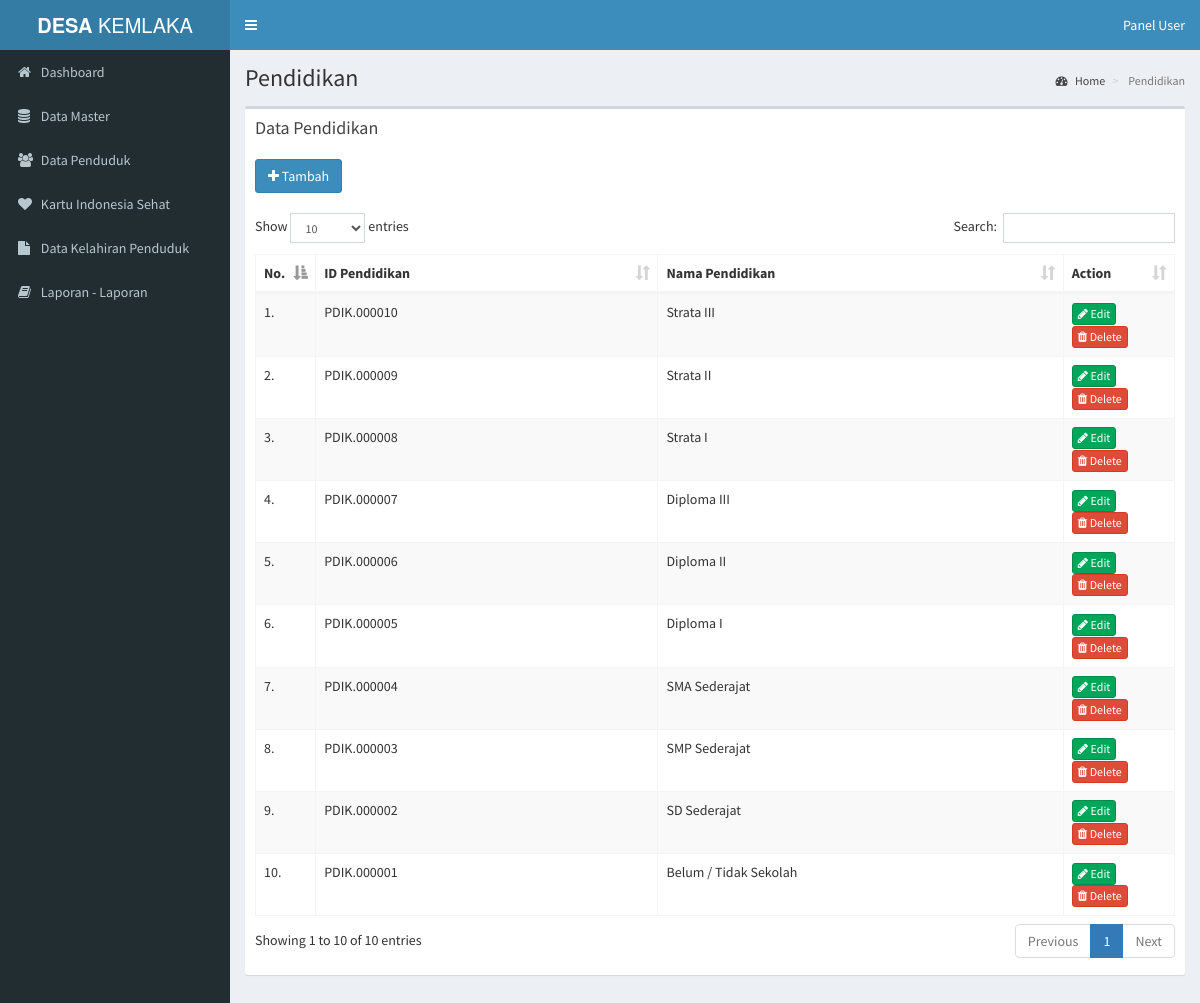
The app's page /pages/media.php?module=Pendidikan (signed in) with its own data.
### tables this page shows
CREATE TABLE `pendidikan` (
  `id_pendidikan` varchar(11) NOT NULL,
  `pendidikan` varchar(30) NOT NULL
);

### pages/modul/mod_pendidikan/pendidikan.php (the view, shortened to what this page needs)
<?php
 if (empty($_SESSION['username']) AND empty($_SESSION['passuser'])){
  echo "<link href='style.css' rel='stylesheet' type='text/css'>
 <center>Untuk mengakses modul, Anda harus login <br>";
  echo "<a href=../../index.php><b>LOGIN</b></a></center>";
}
else{
$aksi="modul/mod_pendidikan/aksi_pendidikan.php";
switch($_GET[act]){
  default:
echo "
<div class='box'>
<div class='box-header'>
  <h3 class='box-title'>Data Pendidikan</h3> <br> <br>
  <a href='?module=Pendidikan&act=tambahpendidikan'><button type='button' class='btn btn-round btn-primary'><i class='fa fa-plus'></i> Tambah</button></a>
</div>
<div class='box-body'>
  <table id='example1' class='table table-bordered table-striped'>
    <thead>
    <tr>
      <th>No.</th>
      <th>ID Pendidikan</th>
      <th>Nama Pendidikan</th>
      <th width='12%'>Action</th>
    </tr>
    </thead>
    <tbody>";
    $tampil = mysql_query("SELECT * FROM `pendidikan` ORDER BY id_pendidikan DESC");
    $no = 1;
    while($r=mysql_fetch_array($tampil)){
    echo"
    <tr>
      <td width='5%'>$no.</td>
      <td>$r[id_pendidikan]</td>
      <td>$r[pendidikan]</td>
      <td width='12%'>
        <a href='?module=Pendidikan&act=editpendidikan&id=$r[id_pendidikan]' class='btn btn-success btn-xs'><i class='fa fa-pencil'></i> Edit</a>
        <a href='$aksi?module=Pendidikan&act=hapus&id=$r[id_pendidikan]' class='btn btn-danger btn-xs' onClick=\"return confirm('Yakin ingin hapus data ? Data yang dihapus tidak dapat dipulihkan !')\"><i class='fa fa-trash'></i> Delete</a>
      </td>
    </tr>";
    $no++;
    }
    echo"
    </tbody>
  </table>
</div>
</div>
";
break;
}
}
?>

### pages/media.php (shortened to what this page needs)
<!DOCTYPE html>
<html>
<head>
  <link rel="stylesheet" href="../bower_components/bootstrap/dist/css/bootstrap.min.css">
  <link rel="stylesheet" href="../bower_components/font-awesome/css/font-awesome.min.css">
  <link rel="stylesheet" href="../bower_components/Ionicons/css/ionicons.min.css">
  <link rel="stylesheet" href="../dist/css/AdminLTE.min.css">
  <link rel="stylesheet" href="../dist/css/skins/_all-skins.min.css">
  <link rel="stylesheet" href="../bower_components/morris.js/morris.css">
  <link rel="stylesheet" href="../bower_components/jvectormap/jquery-jvectormap.css">
  <link rel="stylesheet" href="../bower_components/bootstrap-datepicker/dist/css/bootstrap-datepicker.min.css">
  <link rel="stylesheet" href="../bower_components/bootstrap-daterangepicker/daterangepicker.css">
  <link rel="stylesheet" href="../plugins/bootstrap-wysihtml5/bootstrap3-wysihtml5.min.css">
  <link rel="stylesheet" href="../bower_components/datatables.net-bs/css/dataTables.bootstrap.min.css">
</head>
<body class="hold-transition skin-blue sidebar-mini">
<div class="wrapper">
  <header class="main-header">
    <a href="index2.html" class="logo">
      <span class="logo-lg"><b>DESA</b> KEMLAKA</span>
    </a>
    <nav class="navbar navbar-static-top">
      <a href="#" class="sidebar-toggle" data-toggle="push-menu" role="button">
      </a>
      <div class="navbar-custom-menu">
        <ul class="nav navbar-nav">
          <li class="dropdown user user-menu">
            <a href="#" class="dropdown-toggle" data-toggle="dropdown">
              <span class="hidden-xs">Panel User</span>
            </a>
          </li>
        </ul>
      </div>
    </nav>
  </header>
  <aside class="main-sidebar">
    <section class="sidebar">
      <?php  if ($_SESSION['leveluser']=='admin' ){ ?>
      <ul class="sidebar-menu" data-widget="tree">
        <li><a href="?module=Dashboard"><i class="fa fa-home"></i> <span>Dashboard</span></a></li>
        <li class="treeview">
          <a href="#">
            <i class="fa fa-database"></i>
            <span>Data Master</span>
          </a>
        </li>
        <li class="treeview">
          <a href="#">
            <i class="fa fa-users"></i>
            <span>Data Penduduk</span>
          </a>
        </li>
        <li class="treeview">
          <a href="#">
            <i class="fa fa-heart"></i>
            <span> Kartu Indonesia Sehat</span>
          </a>
        </li>
        <li><a href="?module=Kelahiran"><i class="fa fa-file"></i> <span>Data Kelahiran Penduduk</span></a></li>
        <li class="treeview">
          <a href="#">
            <i class="fa fa-book"></i>
            <span> Laporan - Laporan</span>
          </a>
        </li>
      </ul>
      <?php }?>
    </section>
  </aside>
  <div class="content-wrapper">
    <section class="content-header">
      <h1>
      <?php echo " $_GET[module]"; ?>
      </h1>
      <ol class="breadcrumb">
        <li><a href="?module=Dashboard"><i class="fa fa-dashboard"></i> Home</a></li>
        <li class="active"><?php echo " $_GET[module]"; ?></li>
      </ol>
    </section>
    <section class="content">
    <?php include "content.php"; ?>
    </section>
  </div>
</div>
</body>
</html>

### pages/content.php (shortened to what this page needs)
<?php
 echo"<div class='right_col' role='main'>
          <div class=''>  ";
if ($_GET['module']=='Dashboard'){
  if ($_SESSION['leveluser']=='admin' OR $_SESSION[leveluser]=='puskesos'){
    include "modul/mod_dashboard/dashboard.php";
  }
}
elseif ($_GET[module]=='Users'){
   if ($_SESSION['leveluser']=='admin'){
    include "modul/mod_users/users.php";
  }
}
elseif ($_GET[module]=='Pendidikan'){
  if ($_SESSION['leveluser']=='admin'){
   include "modul/mod_pendidikan/pendidikan.php";
 }
}
elseif ($_GET[module]=='Agama'){
  if ($_SESSION['leveluser']=='admin'){
   include "modul/mod_agama/agama.php";
 }
}
elseif ($_GET[module]=='Pekerjaan'){
  if ($_SESSION['leveluser']=='admin'){
   include "modul/mod_pekerjaan/pekerjaan.php";
 }
}
elseif ($_GET[module]=='Blok'){
  if ($_SESSION['leveluser']=='admin'){
   include "modul/mod_blok/blok.php";
 }
}
elseif ($_GET[module]=='RT'){
  if ($_SESSION['leveluser']=='admin'){
   include "modul/mod_rt/rt.php";
 }
}
elseif ($_GET[module]=='RW'){
  if ($_SESSION['leveluser']=='admin'){
   include "modul/mod_rw/rw.php";
 }
}
elseif ($_GET[module]=='Profile'){
  if ($_SESSION['leveluser']=='admin'){
   include "modul/mod_profile/profile.php";
 }
}
elseif ($_GET[module]=='Penduduk'){
  if ($_SESSION['leveluser']=='admin'){
   include "modul/mod_penduduk/penduduk.php";
 }
}
elseif ($_GET[module]=='VerifPenduduk'){
  if ($_SESSION['leveluser']=='admin' OR $_SESSION['leveluser']=='puskesos'){
   include "modul/mod_verpenduduk/verpenduduk.php";
 }
}
elseif ($_GET[module]=='ValidPenduduk'){
  if ($_SESSION['leveluser']=='admin'){
   include "modul/mod_valpenduduk/valpenduduk.php";
 }
}
elseif ($_GET[module]=='PengajuanKIS'){
  if ($_SESSION['leveluser']=='admin' OR $_SESSION['leveluser']=='puskesos'){
   include "modul/mod_pengajuankis/pengajuan.php";
 }
}
elseif ($_GET[module]=='RiwayatPengajuanKIS'){
  if ($_SESSION['leveluser']=='admin' OR $_SESSION['leveluser']=='puskesos'){
   include "modul/mod_pengajuankis/riwayat_pengajuan.php";
 }
}
elseif ($_GET[module]=='KIS'){
  if ($_SESSION['leveluser']=='admin' OR $_SESSION['leveluser']=='puskesos'){
   include "modul/mod_kis/kis.php";
 }
}
elseif ($_GET[module]=='PerbaikanKIS'){
  if ($_SESSION['leveluser']=='admin' OR $_SESSION['leveluser']=='puskesos'){
   include "modul/mod_perbaikankis/perbaikankis.php";
 }
}
elseif ($_GET[module]=='Kematian'){
  if ($_SESSION['leveluser']=='admin'){
   include "modul/mod_kematian/kematian.php";
 }
}
elseif ($_GET[module]=='Kelahiran'){
  if ($_SESSION['leveluser']=='admin'){
   include "modul/mod_kelahiran/kelahiran.php";
 }
}
elseif ($_GET[module]=='LaporanVerif'){
  if ($_SESSION['leveluser']=='admin' OR $_SESSION['leveluser']=='puskesos'){
   include "modul/mod_laporan/lap_verif.php";
 }
}
elseif ($_GET[module]=='LaporanPengajuanKIS'){
  if ($_SESSION['leveluser']=='admin' OR $_SESSION['leveluser']=='puskesos'){
   include "modul/mod_laporan/lap_kis.php";
 }
}
elseif ($_GET[module]=='LaporanKelahiran'){
  if ($_SESSION['leveluser']=='admin' OR $_SESSION['leveluser']=='puskesos'){
   include "modul/mod_laporan/lap_kelahiran.php";
 }
}
elseif ($_GET[module]=='LaporanKematian'){
  if ($_SESSION['leveluser']=='admin' OR $_SESSION['leveluser']=='puskesos'){
   include "modul/mod_laporan/lap_kematian.php";
 }
}
elseif ($_GET[module]=='profile'){
  if ($_SESSION['leveluser']=='Admin' OR $_SESSION['leveluser']=='Juri' OR $_SESSION[leveluser]=='Peserta' OR $_SESSION[leveluser]==''){
    include "modul/mod_profile/profile.php";
  }
}
elseif ($_GET[module]=='password'){
  if ($_SESSION['leveluser']=='Admin' OR $_SESSION['leveluser']=='Juri' OR $_SESSION[leveluser]=='Peserta' OR $_SESSION[leveluser]==''){
    include "modul/mod_password/password.php";
  }
}
else{
  echo "<p><b>MODUL Tidak DITEMUKAN</b></p>";
}
echo"</div>
</div>";
?>

### records on screen
pendidikan: id_pendidikan "PDIK.000010", pendidikan "Strata III"
pendidikan: id_pendidikan "PDIK.000009", pendidikan "Strata II"
pendidikan: id_pendidikan "PDIK.000008", pendidikan "Strata I"
pendidikan: id_pendidikan "PDIK.000007", pendidikan "Diploma III"
pendidikan: id_pendidikan "PDIK.000006", pendidikan "Diploma II"
pendidikan: id_pendidikan "PDIK.000005", pendidikan "Diploma I"
pendidikan: id_pendidikan "PDIK.000004", pendidikan "SMA Sederajat"
pendidikan: id_pendidikan "PDIK.000003", pendidikan "SMP Sederajat"
pendidikan: id_pendidikan "PDIK.000002", pendidikan "SD Sederajat"
pendidikan: id_pendidikan "PDIK.000001", pendidikan "Belum / Tidak Sekolah"

### other values on screen
$_GET[module] "Pendidikan"
